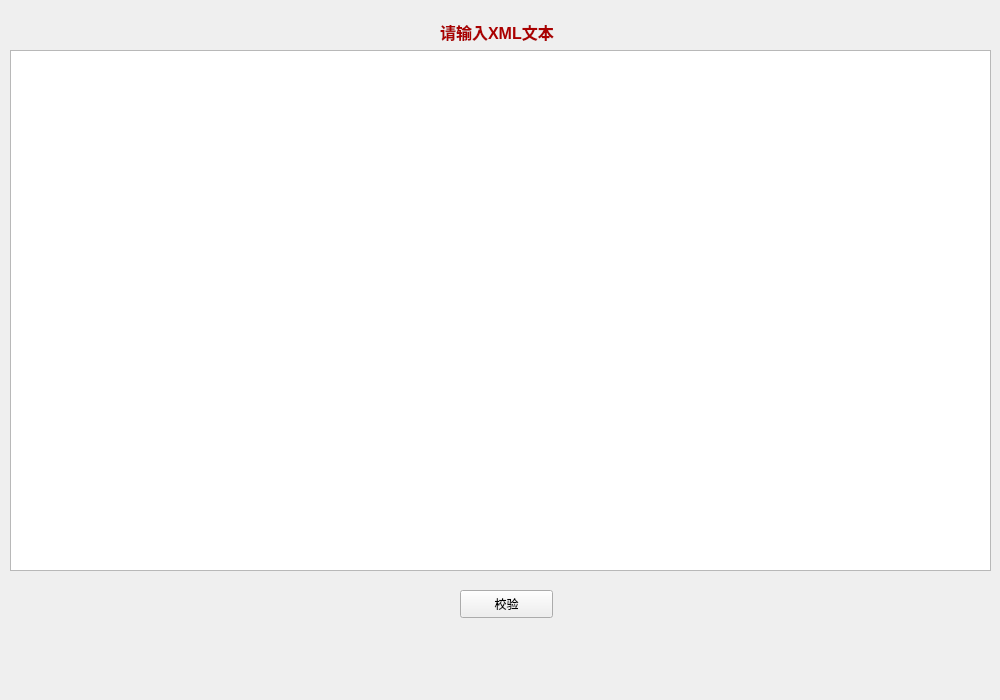
<?xml version="1.0" encoding="UTF-8"?>
<ui version="4.0">
 <class>Xml</class>
 <widget class="QWidget" name="Xml">
  <property name="geometry">
   <rect>
    <x>0</x>
    <y>0</y>
    <width>1000</width>
    <height>700</height>
   </rect>
  </property>
  <property name="windowTitle">
   <string>Form</string>
  </property>
  <widget class="QTextEdit" name="textEdit_xmlData">
   <property name="geometry">
    <rect>
     <x>10</x>
     <y>50</y>
     <width>981</width>
     <height>521</height>
    </rect>
   </property>
  </widget>
  <widget class="QLabel" name="label">
   <property name="geometry">
    <rect>
     <x>440</x>
     <y>20</y>
     <width>141</width>
     <height>21</height>
    </rect>
   </property>
   <property name="text">
    <string>&lt;html&gt;&lt;head/&gt;&lt;body&gt;&lt;p&gt;&lt;span style=&quot; font-size:12pt; font-weight:600; color:#aa0000;&quot;&gt;请输入XML文本&lt;/span&gt;&lt;/p&gt;&lt;/body&gt;&lt;/html&gt;</string>
   </property>
  </widget>
  <widget class="QPushButton" name="btn_xmlCheck">
   <property name="geometry">
    <rect>
     <x>460</x>
     <y>590</y>
     <width>93</width>
     <height>28</height>
    </rect>
   </property>
   <property name="text">
    <string>校验</string>
   </property>
  </widget>
 </widget>
 <resources/>
 <connections/>
</ui>
